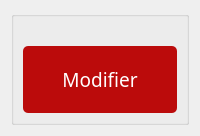
          <widget class="QWidget" name="tab_3">
           <attribute name="title">
            <string>Modifier un stade</string>
           </attribute>
           <layout class="QGridLayout" name="gridLayout_5">
            <item row="0" column="0">
             <widget class="QGroupBox" name="groupBox_2">
              <property name="styleSheet">
               <string notr="true">border-top-color: rgb(255, 255, 255);</string>
              </property>
              <property name="title">
               <string/>
              </property>
              <layout class="QGridLayout" name="gridLayout_3">
               <item row="0" column="0">
                <widget class="QLabel" name="label_19">
                 <property name="text">
                  <string/>
                 </property>
                 <property name="pixmap">
                  <pixmap>../../../../Nouveau dossier/image/cinq-choses-que-vous-ne-saviez-pas-sur-les-jeux-olympiques.jpg</pixmap>
                 </property>
                 <property name="scaledContents">
                  <bool>true</bool>
                 </property>
                </widget>
               </item>
               <item row="1" column="0">
                <widget class="QPushButton" name="pb_modifier">
                 <property name="font">
                  <font>
                   <family>Bahnschrift</family>
                   <pointsize>14</pointsize>
                   <weight>50</weight>
                   <italic>false</italic>
                   <bold>false</bold>
                   <underline>false</underline>
                   <strikeout>false</strikeout>
                  </font>
                 </property>
                 <property name="styleSheet">
                  <string notr="true">QPushButton {

padding: 1px;

border-style: solid;

border: 2px solid gray;

border-radius: 8px;

background-color: rgb(143, 143, 143);

border:2px solid #000;

}

QPushButton {

color: #fff !important;

text-transform: uppercase;

text-decoration: none;

background: #BB0B0B;

padding: 20px;

border-radius: 5px;

display: inline-block;

border: none;

transition: all 0.4s ease 0s;

}

QPushButton:hover {

background: #434343;

letter-spacing: 1px;

-webkit-box-shadow: 0px 5px 40px -10px rgba(0,0,0,0.57);

-moz-box-shadow: 0px 5px 40px -10px rgba(0,0,0,0.57);

box-shadow: 5px 40px -10px rgba(0,0,0,0.57);

transition: all 0.4s ease 0s;

}</string>
                 </property>
                 <property name="text">
                  <string>Modifier</string>
                 </property>
                 <property name="icon">
                  <iconset>
                   <normaloff>../../../Downloads/editer.png</normaloff>../../../Downloads/editer.png</iconset>
                 </property>
                </widget>
               </item>
              </layout>
              <widget class="QLabel" name="label_8">
               <property name="geometry">
                <rect>
                 <x>265</x>
                 <y>120</y>
                 <width>101</width>
                 <height>31</height>
                </rect>
               </property>
               <property name="styleSheet">
                <string notr="true">background: #FAEA73;
color: #FFFFFF;
background-color: #BB0B0B; border: none;
border-radius: 10px;
icon-size: 30px;
font: 14pt &quot;Bahnschrift&quot;;
</string>
               </property>
               <property name="text">
                <string>       Id</string>
               </property>
              </widget>
              <widget class="QLabel" name="label_9">
               <property name="geometry">
                <rect>
                 <x>260</x>
                 <y>160</y>
                 <width>111</width>
                 <height>31</height>
                </rect>
               </property>
               <property name="styleSheet">
                <string notr="true">background: #FAEA73;
color: #FFFFFF;
background-color: #BB0B0B; border: none;
border-radius: 10px;
icon-size: 30px;
font: 14pt &quot;Bahnschrift&quot;;
</string>
               </property>
               <property name="text">
                <string>  Nom</string>
               </property>
              </widget>
              <widget class="QLabel" name="label_10">
               <property name="geometry">
                <rect>
                 <x>260</x>
                 <y>210</y>
                 <width>111</width>
                 <height>31</height>
                </rect>
               </property>
               <property name="styleSheet">
                <string notr="true">background: #FAEA73;
color: #FFFFFF;
background-color: #BB0B0B; border: none;
border-radius: 10px;
icon-size: 30px;
font: 14pt &quot;Bahnschrift&quot;;
</string>
               </property>
               <property name="text">
                <string>   Capacite</string>
               </property>
              </widget>
              <widget class="QLabel" name="label_11">
               <property name="geometry">
                <rect>
                 <x>260</x>
                 <y>260</y>
                 <width>111</width>
                 <height>31</height>
                </rect>
               </property>
               <property name="styleSheet">
                <string notr="true">background: #FAEA73;
color: #FFFFFF;
background-color: #BB0B0B; border: none;
border-radius: 10px;
icon-size: 30px;
font: 14pt &quot;Bahnschrift&quot;;
</string>
               </property>
               <property name="text">
                <string>     Type</string>
               </property>
              </widget>
              <widget class="QLineEdit" name="lineEdit_nom_2">
               <property name="geometry">
                <rect>
                 <x>390</x>
                 <y>160</y>
                 <width>241</width>
                 <height>31</height>
                </rect>
               </property>
               <property name="styleSheet">
                <string notr="true">border: 1px solid gray;
font: 10pt &quot;Bahnschrift&quot;;
background: #FFFFFF;
color: #000000;
background-color: #DFF2FF; border: none;
border-radius: 10px;
icon-size: 30px;
font: 14pt &quot;Bahnschrift&quot;;
</string>
               </property>
              </widget>
              <widget class="QLineEdit" name="lineEdit_capacite_2">
               <property name="geometry">
                <rect>
                 <x>390</x>
                 <y>210</y>
                 <width>241</width>
                 <height>31</height>
                </rect>
               </property>
               <property name="styleSheet">
                <string notr="true">border: 1px solid gray;
font: 10pt &quot;Bahnschrift&quot;;
background: #FFFFFF;
color: #000000;
background-color: #DFF2FF; border: none;
border-radius: 10px;
icon-size: 30px;
font: 14pt &quot;Bahnschrift&quot;;
</string>
               </property>
              </widget>
              <widget class="QComboBox" name="comboBox_2">
               <property name="geometry">
                <rect>
                 <x>390</x>
                 <y>260</y>
                 <width>241</width>
                 <height>31</height>
                </rect>
               </property>
               <property name="styleSheet">
                <string notr="true">border: 1px solid gray;
font: 10pt &quot;Bahnschrift&quot;;
background: #E1CE9A;
color: #F5FFFA;
background-color: #E1CE9A; border: none;
border-radius: 10px;
icon-size: 30px;
font: 14pt &quot;Bahnschrift&quot;;
</string>
               </property>
               <item>
                <property name="text">
                 <string>Terrain de Football</string>
                </property>
               </item>
               <item>
                <property name="text">
                 <string>Terrain de Handball</string>
                </property>
               </item>
              </widget>
              <widget class="QComboBox" name="comboBox_3">
               <property name="geometry">
                <rect>
                 <x>390</x>
                 <y>120</y>
                 <width>241</width>
                 <height>31</height>
                </rect>
               </property>
               <property name="styleSheet">
                <string notr="true">border: 1px solid gray;
font: 10pt &quot;Bahnschrift&quot;;
background: #E1CE9A;
color: #F5FFFA;
background-color: #E1CE9A; border: none;
border-radius: 10px;
icon-size: 30px;
font: 14pt &quot;Bahnschrift&quot;;
</string>
               </property>
              </widget>
              <zorder>comboBox_2</zorder>
              <zorder>comboBox_3</zorder>
              <zorder>label_19</zorder>
              <zorder>label_8</zorder>
              <zorder>label_9</zorder>
              <zorder>label_10</zorder>
              <zorder>label_11</zorder>
              <zorder>lineEdit_nom_2</zorder>
              <zorder>lineEdit_capacite_2</zorder>
              <zorder>pb_modifier</zorder>
             </widget>
            </item>
           </layout>
          </widget>
